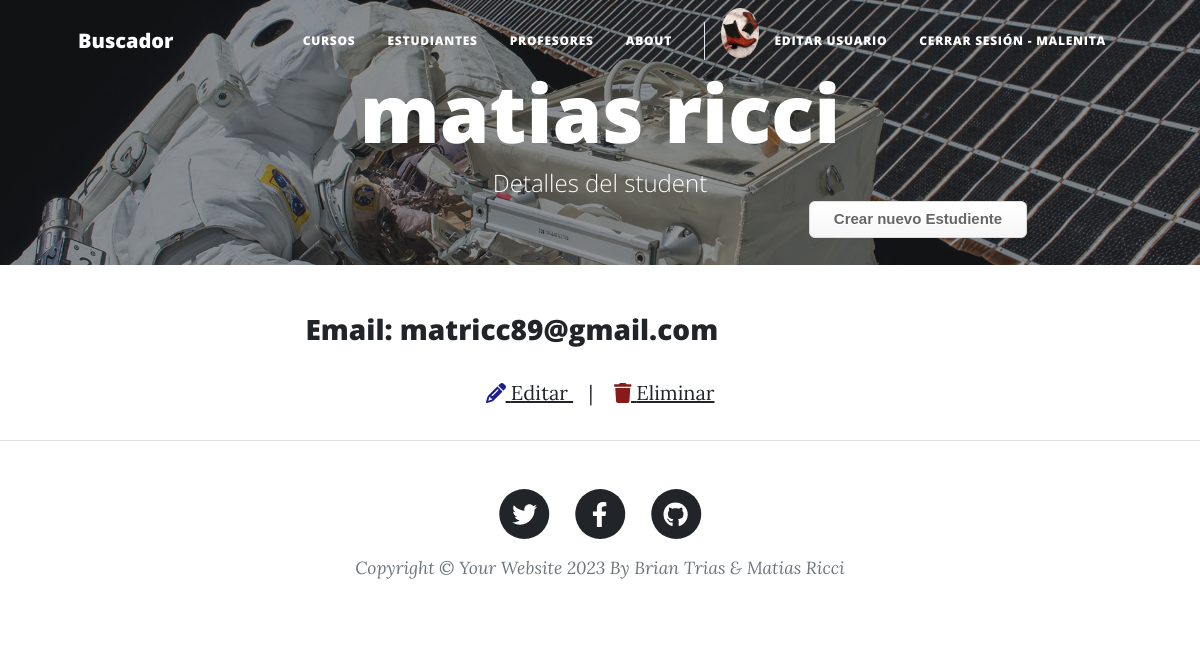
/student/student/2/detail/ (signed in), run on an earlier commit of the app's database.
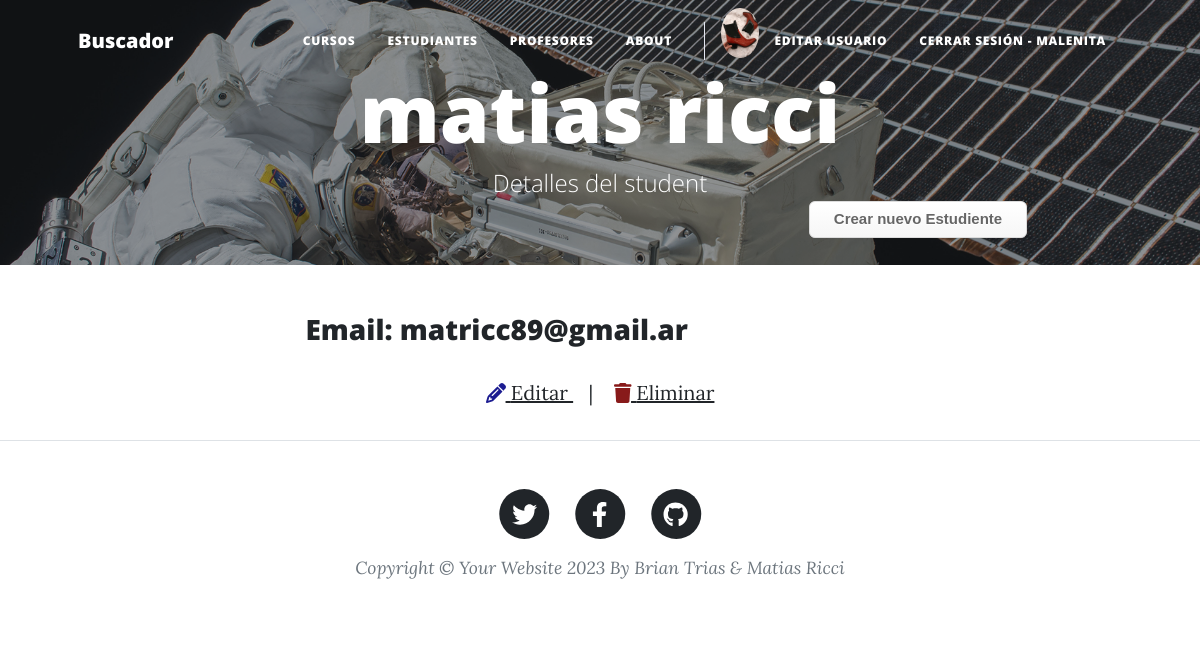
And on a later commit of the database.
### student/models.py (models this page shows, shortened)
class Student(models.Model):
    name = models.CharField(max_length=40)
    last_name = models.CharField(max_length=40)
    email = models.EmailField()

### student/views.py (the view)
# urls.py: path("student/<int:pk>/detail/", views.StudentDetailView.as_view(), name="student-detail"),
class StudentDetailView(DetailView):
    model = Student
    fields = ["name", "last_name", "email"]

### home/context_processors.py (called while the page is built)
def avatar_context(request):
    avatar_url = None
    if request.user.is_authenticated:
        avatars = Avatar.objects.filter(user=request.user.id)
        if avatars.exists():
            avatar_url = avatars[0].image.url
    return {"avatar_url": avatar_url}

### student/templates/student/student_detail.html (shortened to what this page needs)
{% extends "home/index.html" %}
{% load static %}
{% block my_blog_header %}
<header class="masthead" style="background-image: url('/static/home/assets/img/post-bg.jpg')">
    <div class="container position-relative px-4 px-lg-5">
        <div class="row gx-4 gx-lg-5 justify-content-center">
            <div class="col-md-15 col-lg-16 col-xl-14">
                <div class="site-heading">
                    <h1>{{ student.name }} {{ student.last_name }}</h1>
                    <span class="subheading">Detalles del student</span>
                </div>
            </div>
        </div>
        <a class="button_custom" href="{% url 'student:student-add' %}">Crear nuevo Estudiente</a>
    </div>
</header>
{% endblock %}
{% block my_blog_content %}
<div class="post-preview">
    <h3 class="post-subtitle">Email: {{ student.email }}</h3>
    <p style="text-align: center">
        <a href="{% url 'student:student-update' student.id %}">
            <i class="fa fa-pencil" style="color: #1c1c91;"></i> Editar
        </a>
        &ensp; | &ensp;
        <a href="{% url 'student:student-delete' student.id %}">
            <i class="fa fa-trash" style="color: #881a1a;"></i> Eliminar
        </a>
    </p>
</div>
{% endblock %}

What changed in the data, as far as the page shows it:
changed Student "matias": email "matricc89@gmail.com" → "matricc89@gmail.ar"
